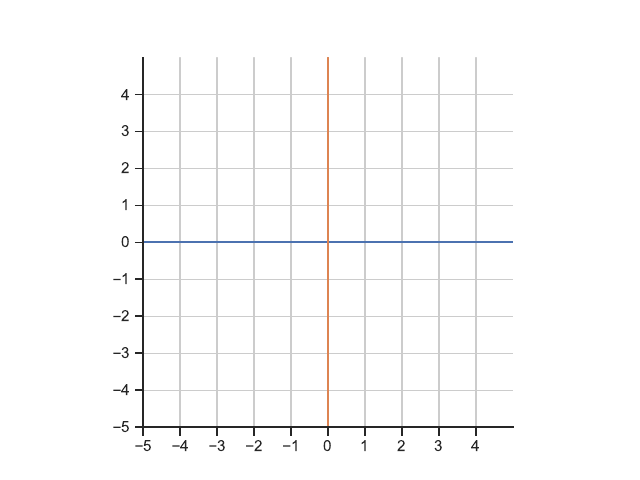

The Python source for this figure:
import numpy as np
import matplotlib.pyplot as plt
import seaborn
seaborn.set(style='ticks')

x = np.linspace(-5,5,50)
y=np.zeros(50)
fig, ax = plt.subplots()
ax.plot(x, y)
ax.plot(y, x)
ax.set_aspect('equal')
ax.grid(True, which='both')
seaborn.despine(ax=ax, offset=0) # the important part here
# plt.axis("equal")
plt.xticks(range(-5,5))
plt.yticks(range(-5,5))
plt.xlim([-5,5])
plt.ylim([-5,5])
plt.savefig("repere.pdf")
